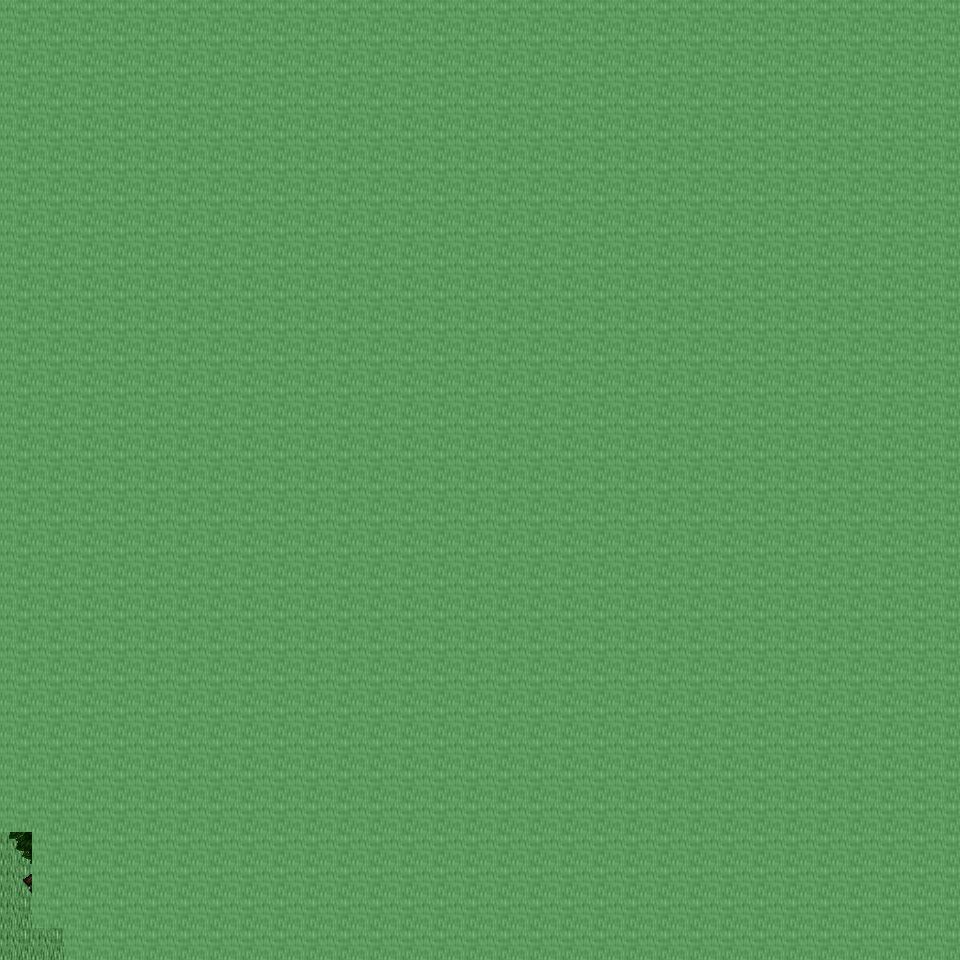

The image is a tile-based game level rendered from a .tmx file. Its description and source (layers, tilesets, objects; grid data summarised) follow:
An orthogonal 30x30 tile map with 32x32 px tiles, 6 tile layers (Ground, Object, Object2, Above, ...), 24 tilesets and 2 objects (2x mapExit).

<map version="1.0" orientation="orthogonal" renderorder="right-down" width="30" height="30" tilewidth="32" tileheight="32" nextobjectid="3">
  <tileset firstgid="1" name="tileset_ground_ground" tilewidth="32" tileheight="32" tilecount="33" columns="3">
    <image source="../drawable/tileset_ground_ground.png" width="96" height="352" />
  </tileset>
  <tileset firstgid="34" name="tileset_ground_ridge_earth_dark" tilewidth="32" tileheight="32" tilecount="96" columns="12">
    <image source="../drawable/tileset_ground_ridge_earth_dark.png" width="384" height="256" />
  </tileset>
  <tileset firstgid="130" name="tileset_ground_grass_edges" tilewidth="32" tileheight="32" tilecount="36" columns="12">
    <image source="../drawable/tileset_ground_grass_edges.png" width="384" height="96" />
  </tileset>
  <tileset firstgid="166" name="tileset_ground_water_pool" tilewidth="32" tileheight="32" tilecount="72" columns="3">
    <image source="../drawable/tileset_ground_water_pool.png" width="96" height="768" />
  </tileset>
  <tileset firstgid="238" name="tileset_plant_flower_daisy_white" tilewidth="32" tileheight="32" tilecount="8" columns="2">
    <image source="../drawable/tileset_plant_flower_daisy_white.png" width="64" height="128" />
  </tileset>
  <tileset firstgid="246" name="tileset_ground_rock_pebbles" tilewidth="32" tileheight="32" tilecount="3" columns="1">
    <image source="../drawable/tileset_ground_rock_pebbles.png" width="32" height="96" />
  </tileset>
  <tileset firstgid="249" name="tileset_plant_grasses" tilewidth="32" tileheight="32" tilecount="6" columns="3">
    <image source="../drawable/tileset_plant_grasses.png" width="96" height="64" />
  </tileset>
  <tileset firstgid="255" name="tileset_plant_flower_daisy_yellow" tilewidth="32" tileheight="32" tilecount="8" columns="2">
    <image source="../drawable/tileset_plant_flower_daisy_yellow.png" width="64" height="128" />
  </tileset>
  <tileset firstgid="263" name="tileset_ground_grass_corners" tilewidth="32" tileheight="32" tilecount="24" columns="6">
    <image source="../drawable/tileset_ground_grass_corners.png" width="192" height="128" />
  </tileset>
  <tileset firstgid="287" name="tileset_plant_tree_tree_darkgreen" tilewidth="32" tileheight="32" tilecount="88" columns="8">
    <image source="../drawable/tileset_plant_tree_tree_darkgreen.png" width="256" height="352" />
  </tileset>
  <tileset firstgid="375" name="tileset_plant_flower_daisy_blue" tilewidth="32" tileheight="32" tilecount="8" columns="2">
    <image source="../drawable/tileset_plant_flower_daisy_blue.png" width="64" height="128" />
  </tileset>
  <tileset firstgid="383" name="tileset_plant_flower_daisy_red" tilewidth="32" tileheight="32" tilecount="8" columns="2">
    <image source="../drawable/tileset_plant_flower_daisy_red.png" width="64" height="128" />
  </tileset>
  <tileset firstgid="391" name="tileset_ground_earth_edges" tilewidth="32" tileheight="32" tilecount="18" columns="6">
    <image source="../drawable/tileset_ground_earth_edges.png" width="192" height="96" />
  </tileset>
  <tileset firstgid="409" name="tileset_ground_water_waterfall" tilewidth="32" tileheight="32" tilecount="120" columns="8">
    <image source="../drawable/tileset_ground_water_waterfall.png" width="256" height="480" />
  </tileset>
  <tileset firstgid="529" name="tileset_logic_creature_elf" tilewidth="32" tileheight="32" tilecount="16" columns="8">
    <image source="../drawable/tileset_logic_creature_elf.png" width="256" height="64" />
  </tileset>
  <tileset firstgid="545" name="tileset_logic_item_resources" tilewidth="32" tileheight="32" tilecount="6" columns="6">
    <image source="../drawable/tileset_logic_item_resources.png" width="192" height="32" />
  </tileset>
  <tileset firstgid="551" name="tileset_logic_creature_animal" tilewidth="32" tileheight="32" tilecount="32" columns="8">
    <image source="../drawable/tileset_logic_creature_animal.png" width="256" height="128" />
  </tileset>
  <tileset firstgid="583" name="tileset_logic_collision" tilewidth="32" tileheight="32" tilecount="1" columns="1">
    <image source="../drawable/tileset_logic_collision.png" width="32" height="32" />
  </tileset>
  <tileset firstgid="584" name="tileset_object_suspension_bridge" tilewidth="32" tileheight="32" tilecount="24" columns="3">
    <image source="../drawable/tileset_object_suspension_bridge.png" width="96" height="256" />
  </tileset>
  <tileset firstgid="608" name="tileset_logic_creature_elemental" tilewidth="32" tileheight="32" tilecount="16" columns="8">
    <image source="../drawable/tileset_logic_creature_elemental.png" width="256" height="64" />
  </tileset>
  <tileset firstgid="624" name="tileset_ground_rock_rocks_3" tilewidth="32" tileheight="32" tilecount="16" columns="4">
    <image source="../drawable/tileset_ground_rock_rocks_3.png" width="128" height="128" />
  </tileset>
  <tileset firstgid="640" name="tileset_object_rotating_crystal" tilewidth="32" tileheight="32" tilecount="48" columns="8">
    <image source="../drawable/tileset_object_rotating_crystal.png" width="256" height="192" />
  </tileset>
  <tileset firstgid="688" name="tileset_light_white_1x1" tilewidth="32" tileheight="32" tilecount="1" columns="1">
    <image source="../drawable/tileset_light_white_1x1.png" width="32" height="32" />
  </tileset>
  <tileset firstgid="689" name="tileset_light_light_5x5" tilewidth="32" tileheight="32" tilecount="25" columns="5">
    <image source="../drawable/tileset_light_light_5x5.png" width="160" height="160" />
  </tileset>
  <layer name="Ground" width="30" height="30">
    <data>[900 cells, 900 non-empty, 1 distinct tile ids]</data>
  </layer>
  <layer name="Object" width="30" height="30">
    <data>[900 cells, 15 non-empty, 13 distinct tile ids]</data>
  </layer>
  <layer name="Object2" width="30" height="30">
    <data>[900 cells, 2 non-empty, 2 distinct tile ids]</data>
  </layer>
  <layer name="Above" width="30" height="30">
    <data>[900 cells, 893 non-empty, 36 distinct tile ids]</data>
  </layer>
  <layer name="Above2" width="30" height="30">
    <data>[900 cells, 0 non-empty, 0 distinct tile ids]</data>
  </layer>
  <layer name="Walkable" width="30" height="30">
    <data>[900 cells, 895 non-empty, 1 distinct tile ids]</data>
  </layer>
  <objectgroup name="MapEvents">
    <object id="1" name="south" type="mapExit" x="0" y="928" width="64" height="32">
      <properties>
        <property name="map" value="level_0_x137_y94" />
        <property name="x" value="0" />
        <property name="y" value="1" />
      </properties>
    </object>
    <object id="2" name="west" type="mapExit" x="0" y="832" width="32" height="128">
      <properties>
        <property name="map" value="level_0_x136_y93" />
        <property name="x" value="28" />
        <property name="y" value="26" />
      </properties>
    </object>
  </objectgroup>
</map>
